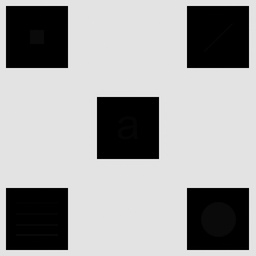
#> input picture DIP_HW3/DIP_HW3_2/hidden_object_2.jpg, 256 x 256 px, shrunk from 512 x 512 before the run
$ python 1_1.py
#> lines starting #> are read from the running program, lines starting #| are printed output that depends on the picture; after the words box and inside, x2 and y2 are one past the last pixel; in counts of white or black regions, pixels touching at a corner belong together; long printed decimals are rounded
import cv2
import numpy as np
import matplotlib.pyplot as plt
import math
import csv

from skimage import data
from skimage.util import img_as_ubyte
from skimage import exposure
import skimage.morphology as morp
from skimage.filters import rank

# Constant configuration
k1 = 0
k2 = 0.4
k3 = 0
k4 = 0.05
width = 3

# Estimate of the probability that intensity r
def p(r_counts, total_pixel):
    return r_counts / total_pixel

# Estimate the mean intensity of a neighbor of pixels
def mean(hist, total_pixel):
    r_values = np.arange(256)
    return np.sum(r_values * hist) / total_pixel

# Estimate the variance of a neighbor of pixels
def var(mean, hist, total_pixel):
    r_values = np.arange(256)
    return np.sum((r_values - mean) ** 2 * hist) / total_pixel


# Estimate the local mean intensity of a neighbor of pixels
# Width is the side length of the neighbor, and it could only be odd numbers
def local_hist(image, x, y, width):
        if width % 2 == 0:
            print("The width should be odd numbers.")
        else:
            offset = int((width - 1) / 2)
            local_region = image[y - offset : y + offset + 1, x - offset : x + offset + 1]
            hist = cv2.calcHist([local_region], [0], None, [256], [0, 256])
            hist = hist.reshape((256, ))
            return hist

def hist_value(hist):
    min, max = 0, 0
    for i in range(0, 255):
        if hist[i] != 0:
            if(i>max):
                max = i
            elif(i < min):
                min = i
            else:
                pass
    return [min, max]

# Read the image
image = cv2.imread('hidden_object_2.jpg', cv2.IMREAD_GRAYSCALE)
#> image is the input picture: shape (256, 256); min 0, max 235, mean 160.7
new_image = image.copy()

# Check if the image is valid
if image is None or not isinstance(image, (np.ndarray)):
    raise ValueError("Invalid image provided. Please check the file path.")

# Calculate the histogram without normalization (count)
global_hist = cv2.calcHist([image], [0], None, [256], [0, 256])
#> global_hist = 256 values, max 41653 at index 227, min 0 at index 17, mean 256
global_hist = global_hist.reshape((256, ))

# Calulate the global mean intensity
shape_x = np.shape(image)[1]
#> shape_x = 256
shape_y = np.shape(image)[0]
#> shape_y = 256
total_pixel = shape_x * shape_y
#> total_pixel = 65536
mean_global = mean(global_hist, total_pixel)
#> mean_global = 160.7
print("---------")
print("Global mean:", mean_global)
#| Global mean: 160.717
deviation_global = math.sqrt(var(mean_global, global_hist, total_pixel))
#> deviation_global = 102.5
print("---------")
print("Global deviation:", deviation_global)
#| Global deviation: 102.511
print("---------")
print("width:", width)
print("---------")
print("Offset:", int((width - 1) / 2))
print("---------")
# c = hist_value(global_hist)[1] / (mean_global * k2)
c = 25
print("---------")
print("c:", c)

for pixel_y in range(0, shape_y):
    processed_count = 0
    for pixel_x in range(0, shape_x):
        offset = int((width - 1) / 2)
        local_pixel = width ** 2
        if(pixel_y - offset < 0 or pixel_x - offset < 0):
            pass
        elif(pixel_y + offset > shape_y or pixel_x + offset > shape_x):
            pass
        else:
            hist = local_hist(image, pixel_x, pixel_y, width)
            mean_local = mean(hist, local_pixel)
            deviation_local = math.sqrt(var(mean_local, hist, local_pixel))
            # print("-----------------------")
            # print("deal with [%d][%d]" % (pixel_y, pixel_x))
            # print("mean local:",mean_local," deviation local:", deviation_local)
            if((k1*mean_global <= mean_local and mean_local <= k2*mean_global) and
               (k3*deviation_global <= deviation_local and deviation_local <= k4*deviation_global)):
                try:
                    # new_image[pixel_y][pixel_x] *= c
                    new_image[pixel_y - offset : pixel_y + offset + 1, pixel_x - offset : pixel_x + offset + 1] *= c
                    # new_image[pixel_y - 1 : pixel_y+1 + 1, pixel_x - 1:pixel_x+1 + 1] *= c

                    processed_count += 1
                except:
                    print("Index out of bounds")
            else:
                pass
    print("finish dealing with with %dth row and %d pixels are processed" % (pixel_y,processed_count))
#> this loop made 256 passes
#| finish dealing with with 2th row and 0 pixels are processed
#| finish dealing with with 3th row and 0 pixels are processed
#| finish dealing with with 4th row and 0 pixels are processed
#| finish dealing with with 5th row and 0 pixels are processed
#| finish dealing with with 6th row and 0 pixels are processed
#| finish dealing with with 7th row and 1 pixels are processed
#| finish dealing with with 8th row and 117 pixels are processed
#| finish dealing with with 9th row and 116 pixels are processed
#> (further printed lines are left out)
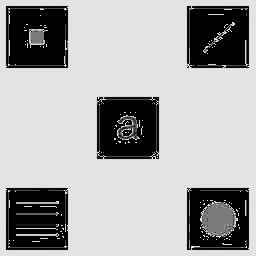
#> new_image: shape (256, 256); 5.78% of pixels changed, all inside (x1, y1, x2, y2) = (6, 6, 249, 250)

# Show the original image and the processed image
plt.figure(figsize = (12, 6))
plt.subplot(1, 2, 1)
plt.title("Original Image")
plt.imshow(image, cmap = 'gray')
plt.subplot(1, 2, 2)
plt.title("New Image")
plt.imshow(new_image, cmap = 'gray')

# Show the original histogram and the processed histogram
plt.figure(figsize = (12, 6))
plt.subplot(1, 2, 1)
plt.title("Original Histogram")
plt.xlabel("Intensity")
plt.ylabel("Number of pixels")
x = np.arange(256)
plt.bar(x, global_hist, width = 1.0, color = "blue")
plt.xlim([0, 256])

processed_hist = cv2.calcHist([new_image], [0], None, [256], [0, 256])
processed_hist = processed_hist.reshape((256, ))

plt.subplot(1, 2, 2)
plt.title("Processed Histogram")
plt.xlabel("Intensity")
plt.ylabel("Number of pixels")
x = np.arange(256)
plt.bar(x, processed_hist, width = 1.0, color = "blue")
plt.xlim([0, 256])

# Show plots
plt.show()
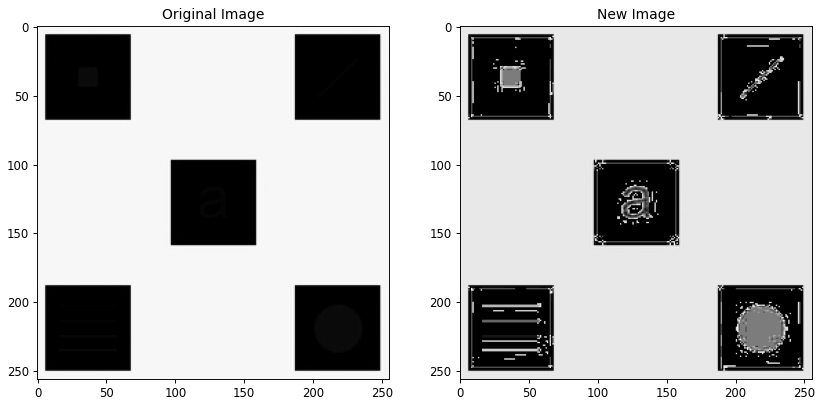
#> figure drawn by matplotlib, 2 panels
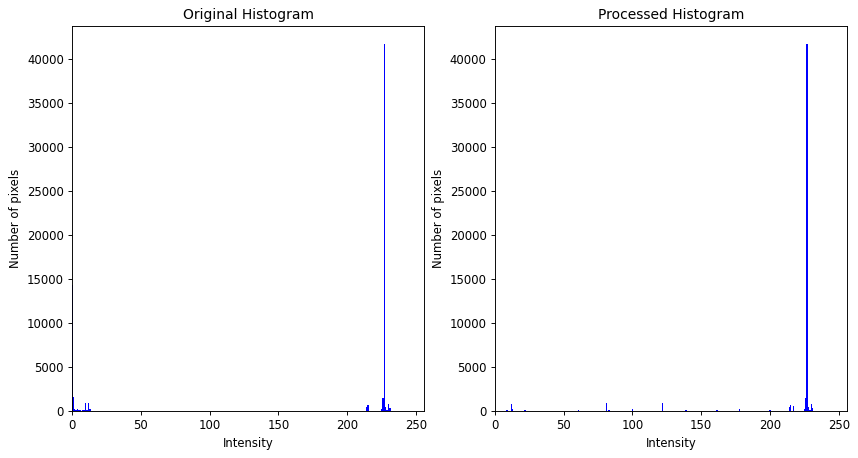
#> figure drawn by matplotlib, 2 panels; panel 1: tallest bar 41653 high, from x = 226.5 to 227.5; panel 2: tallest bar 41653 high, from x = 226.5 to 227.5
